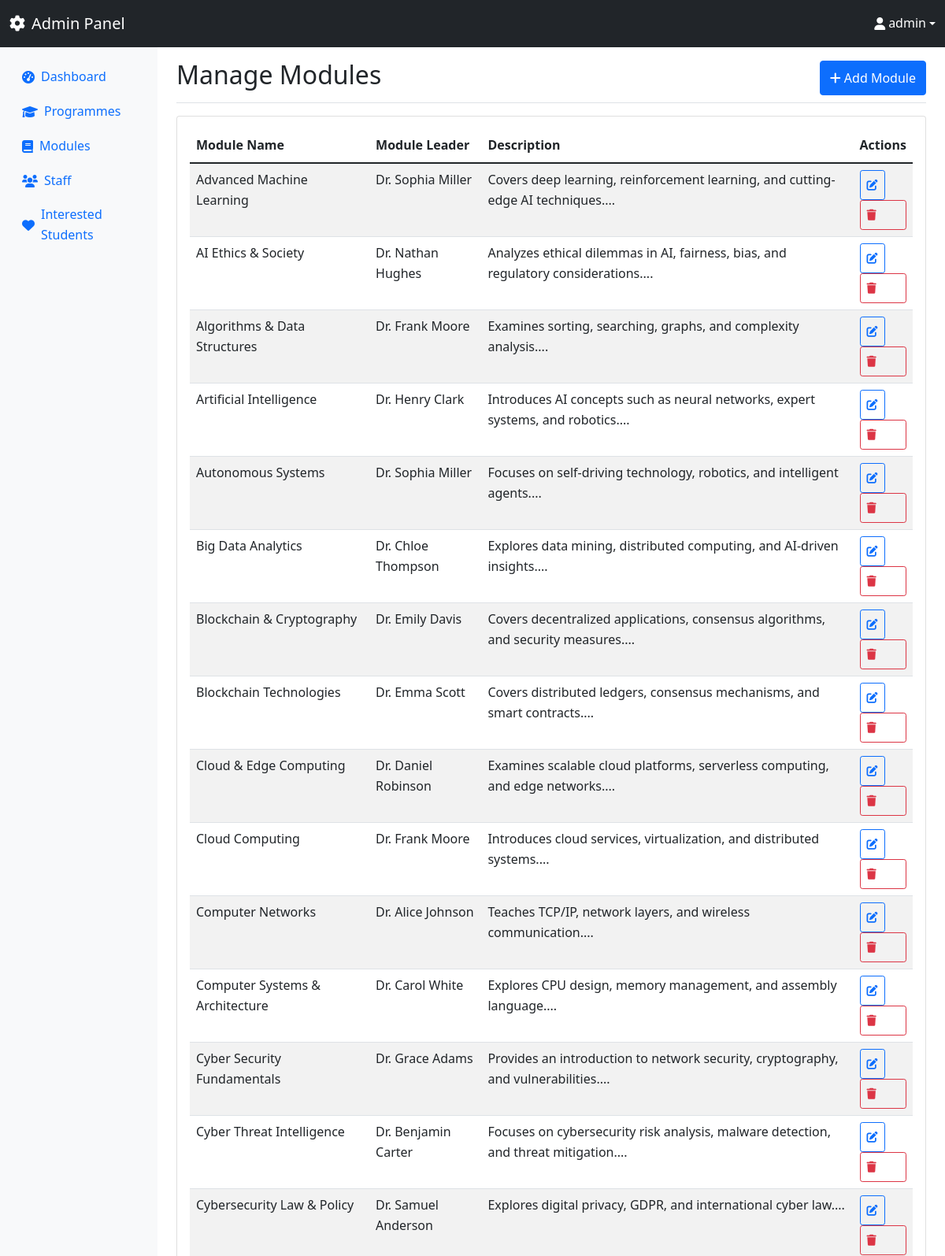
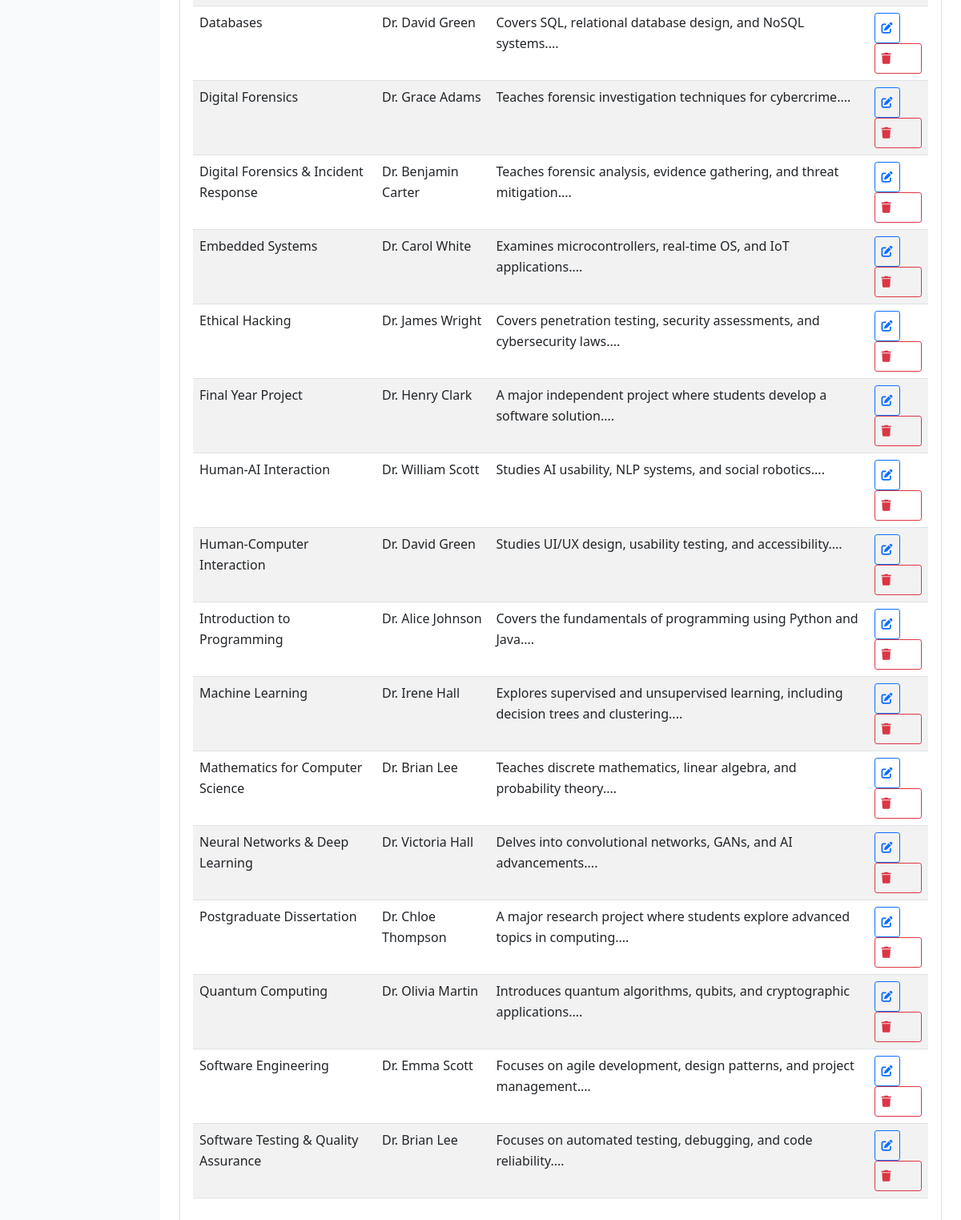
The app's page /admin/modules.php (signed in) with its own data (2 pictures, top to bottom).
### tables this page shows
CREATE TABLE Modules (
    ModuleID INTEGER PRIMARY KEY,
    ModuleName TEXT NOT NULL,
    ModuleLeaderID INTEGER,
    Description TEXT,
    Image TEXT,
    FOREIGN KEY (ModuleLeaderID) REFERENCES Staff(StaffID)
);

CREATE TABLE Staff (
    StaffID INTEGER PRIMARY KEY,
    Name TEXT NOT NULL
);

### admin/modules.php (the view, shortened to what this page needs)
<?php
$database = new Database();
$db = $database->getConnection();
$query = "SELECT m.*, s.Name as ModuleLeaderName
          FROM Modules m
          LEFT JOIN Staff s ON m.ModuleLeaderID = s.StaffID
          ORDER BY m.ModuleName";
$stmt = $db->prepare($query);
$stmt->execute();
$modules = $stmt->fetchAll(PDO::FETCH_ASSOC);
include 'includes/admin_header.php';
?>
<div class="container-fluid">
    <div class="row">
        <?php include 'includes/admin_sidebar.php'; ?>
        <main class="col-md-9 ms-sm-auto col-lg-10 px-md-4">
            <div class="d-flex justify-content-between flex-wrap flex-md-nowrap align-items-center pt-3 pb-2 mb-3 border-bottom">
                <h1 class="h2">Manage Modules</h1>
                <button type="button" class="btn btn-primary" data-bs-toggle="modal" data-bs-target="#moduleModal">
                    <i class="fas fa-plus me-1"></i>Add Module
                </button>
            </div>
            <div class="card">
                <div class="card-body">
                    <div class="table-responsive">
                        <table class="table table-striped">
                            <thead>
                                <tr>
                                    <th>Module Name</th>
                                    <th>Module Leader</th>
                                    <th>Description</th>
                                    <th>Actions</th>
                                </tr>
                            </thead>
                            <tbody>
                                <?php foreach ($modules as $module): ?>
                                <tr>
                                    <td><?php echo htmlspecialchars($module['ModuleName']); ?></td>
                                    <td><?php echo htmlspecialchars($module['ModuleLeaderName'] ?? 'Not assigned'); ?></td>
                                    <td><?php echo htmlspecialchars(substr($module['Description'], 0, 100)) . '...'; ?></td>
                                    <td>
                                        <button class="btn btn-sm btn-outline-primary" onclick="editModule(<?php echo htmlspecialchars(json_encode($module)); ?>)">
                                            <i class="fas fa-edit"></i>
                                        </button>
                                        <a href="?delete=1&id=<?php echo $module['ModuleID']; ?>"
                                           class="btn btn-sm btn-outline-danger"
                                           onclick="return confirm('Are you sure you want to delete this module?')">
                                            <i class="fas fa-trash"></i>
                                        </a>
                                    </td>
                                </tr>
                                <?php endforeach; ?>
                            </tbody>
                        </table>
                    </div>
                </div>
            </div>
        </main>
    </div>
</div>
<?php include 'includes/admin_footer.php'; ?>

### assets/css/style.css (style rules this page uses)
:root { --primary-color: #0d6efd; --secondary-color: #6c757d; --success-color: #198754; --danger-color: #dc3545; --warning-color: #ffc107; --info-color: #0dcaf0; --focus-color: #0066cc; --focus-outline-width: 3px; }
body { font-family: 'Segoe UI', Tahoma, Geneva, Verdana, sans-serif; line-height: 1.6; font-size: 16px; }
.btn, .nav-link, .form-control, .form-select { min-height: 44px; display: flex; align-items: center; }
.btn-sm { min-height: 38px; }

### records on screen
modules: ModuleName "Advanced Machine Learning", ModuleLeaderID.Name "Dr. Sophia Miller", Description "Covers deep learning, reinforcement learning, and cutting-edge AI techniques."
modules: ModuleName "AI Ethics & Society", ModuleLeaderID.Name "Dr. Nathan Hughes", Description "Analyzes ethical dilemmas in AI, fairness, bias, and regulatory considerations."
modules: ModuleName "Algorithms & Data Structures", ModuleLeaderID.Name "Dr. Frank Moore", Description "Examines sorting, searching, graphs, and complexity analysis."
modules: ModuleName "Artificial Intelligence", ModuleLeaderID.Name "Dr. Henry Clark", Description "Introduces AI concepts such as neural networks, expert systems, and robotics."
modules: ModuleName "Autonomous Systems", ModuleLeaderID.Name "Dr. Sophia Miller", Description "Focuses on self-driving technology, robotics, and intelligent agents."
modules: ModuleName "Big Data Analytics", ModuleLeaderID.Name "Dr. Chloe Thompson", Description "Explores data mining, distributed computing, and AI-driven insights."
modules: ModuleName "Blockchain & Cryptography", ModuleLeaderID.Name "Dr. Emily Davis", Description "Covers decentralized applications, consensus algorithms, and security measures."
modules: ModuleName "Blockchain Technologies", ModuleLeaderID.Name "Dr. Emma Scott", Description "Covers distributed ledgers, consensus mechanisms, and smart contracts."
modules: ModuleName "Cloud & Edge Computing", ModuleLeaderID.Name "Dr. Daniel Robinson", Description "Examines scalable cloud platforms, serverless computing, and edge networks."
modules: ModuleName "Cloud Computing", ModuleLeaderID.Name "Dr. Frank Moore", Description "Introduces cloud services, virtualization, and distributed systems."
modules: ModuleName "Computer Networks", ModuleLeaderID.Name "Dr. Alice Johnson", Description "Teaches TCP/IP, network layers, and wireless communication."
modules: ModuleName "Computer Systems & Architecture", ModuleLeaderID.Name "Dr. Carol White", Description "Explores CPU design, memory management, and assembly language."
modules: ModuleName "Cyber Security Fundamentals", ModuleLeaderID.Name "Dr. Grace Adams", Description "Provides an introduction to network security, cryptography, and vulnerabilities."
modules: ModuleName "Cyber Threat Intelligence", ModuleLeaderID.Name "Dr. Benjamin Carter", Description "Focuses on cybersecurity risk analysis, malware detection, and threat mitigation."
modules: ModuleName "Cybersecurity Law & Policy", ModuleLeaderID.Name "Dr. Samuel Anderson", Description "Explores digital privacy, GDPR, and international cyber law."
modules: ModuleName "Databases", ModuleLeaderID.Name "Dr. David Green", Description "Covers SQL, relational database design, and NoSQL systems."
modules: ModuleName "Digital Forensics", ModuleLeaderID.Name "Dr. Grace Adams", Description "Teaches forensic investigation techniques for cybercrime."
modules: ModuleName "Digital Forensics & Incident Response", ModuleLeaderID.Name "Dr. Benjamin Carter", Description "Teaches forensic analysis, evidence gathering, and threat mitigation."
modules: ModuleName "Embedded Systems", ModuleLeaderID.Name "Dr. Carol White", Description "Examines microcontrollers, real-time OS, and IoT applications."
modules: ModuleName "Ethical Hacking", ModuleLeaderID.Name "Dr. James Wright", Description "Covers penetration testing, security assessments, and cybersecurity laws."
modules: ModuleName "Final Year Project", ModuleLeaderID.Name "Dr. Henry Clark", Description "A major independent project where students develop a software solution."
modules: ModuleName "Human-AI Interaction", ModuleLeaderID.Name "Dr. William Scott", Description "Studies AI usability, NLP systems, and social robotics."
modules: ModuleName "Human-Computer Interaction", ModuleLeaderID.Name "Dr. David Green", Description "Studies UI/UX design, usability testing, and accessibility."
modules: ModuleName "Introduction to Programming", ModuleLeaderID.Name "Dr. Alice Johnson", Description "Covers the fundamentals of programming using Python and Java."
modules: ModuleName "Machine Learning", ModuleLeaderID.Name "Dr. Irene Hall", Description "Explores supervised and unsupervised learning, including decision trees and clustering."
modules: ModuleName "Mathematics for Computer Science", ModuleLeaderID.Name "Dr. Brian Lee", Description "Teaches discrete mathematics, linear algebra, and probability theory."
modules: ModuleName "Neural Networks & Deep Learning", ModuleLeaderID.Name "Dr. Victoria Hall", Description "Delves into convolutional networks, GANs, and AI advancements."
modules: ModuleName "Postgraduate Dissertation", ModuleLeaderID.Name "Dr. Chloe Thompson", Description "A major research project where students explore advanced topics in computing."
modules: ModuleName "Quantum Computing", ModuleLeaderID.Name "Dr. Olivia Martin", Description "Introduces quantum algorithms, qubits, and cryptographic applications."
modules: ModuleName "Software Engineering", ModuleLeaderID.Name "Dr. Emma Scott", Description "Focuses on agile development, design patterns, and project management."
modules: ModuleName "Software Testing & Quality Assurance", ModuleLeaderID.Name "Dr. Brian Lee", Description "Focuses on automated testing, debugging, and code reliability."

### other values on screen
$_SESSION['admin_username'] "admin"
